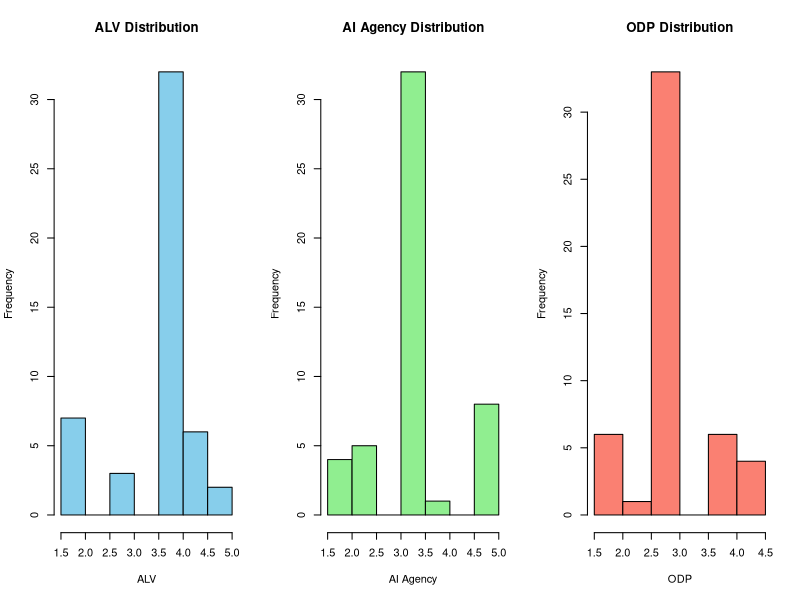

Source code (R):
df <- read.csv("reconstructed_raw_data_50.csv")
png("script_outputs/distributions.png", width = 1200, height = 400)
par(mfrow = c(1, 3))
hist(df$ALV, main = "ALV Distribution", col = "skyblue", xlab = "ALV")
hist(df$AI_Agency, main = "AI Agency Distribution", col = "lightgreen", xlab = "AI Agency")
hist(df$ODP, main = "ODP Distribution", col = "salmon", xlab = "ODP")
dev.off()
cat("Distribution plots saved to script_outputs/distributions.png\n")
